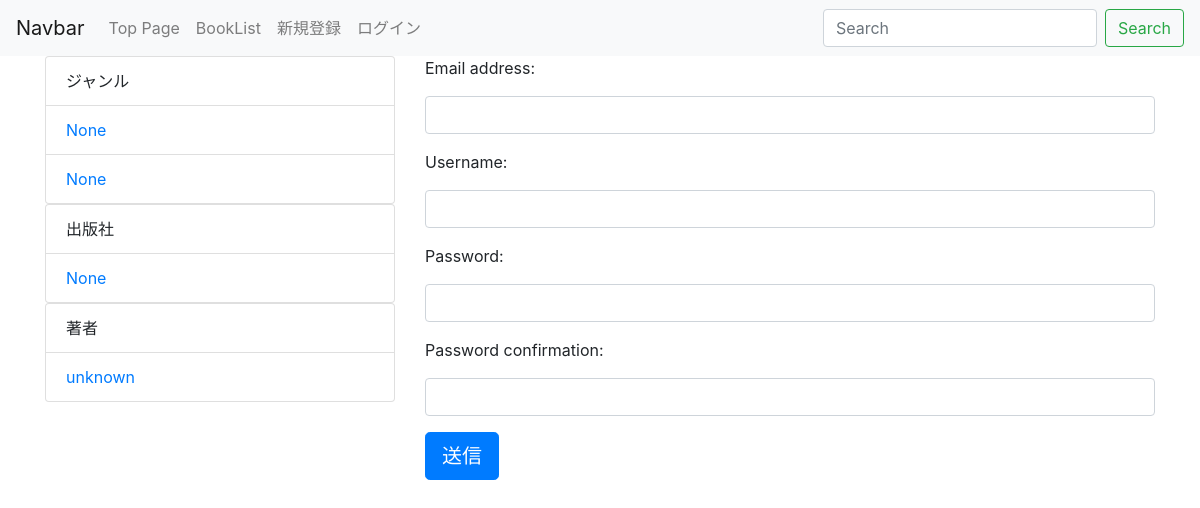
The app's page /accounts/user_create/ with its own data.
### book_summary/models.py (models this page shows)
class BigCategory(models.Model):
    name = models.CharField('カテゴリ名',max_length=100)
    def __str__(self):
        return self.name

class Category(models.Model):
    name = models.CharField('ジャンル名',max_length=100)
    bigcategory = models.ForeignKey(BigCategory,on_delete=models.SET_DEFAULT,default=set_default_bigcategory,verbose_name='カテゴリ名')
    def __str__(self):
        return self.name

class Publisher(models.Model):
    name = models.CharField('出版社名',max_length=50)
    author = models.ForeignKey(Author,on_delete=models.SET_DEFAULT,default=set_default_author)
    def __str__(self):
        return self.name

class Author(models.Model):
    name = models.CharField('著者名',max_length=50)
    def __str__(self):
        return self.name

### accounts/views.py (the view, shortened to what this page needs)
# urls.py: path('user_create/', views.UserCreate.as_view(), name='user_create'),
class UserCreate(generic.CreateView):
    template_name = 'accounts/user_create.html'
    form_class = UserCreateForm

### accounts/forms.py (shortened to what this page needs)
class UserCreateForm(UserCreationForm):
    class Meta:
        model = User
        fields = ('email','name')
    def __init__(self, *args, **kwargs):
        super().__init__(*args, **kwargs)
        for field in self.fields.values():
            field.widget.attrs['class'] = 'form-control'

### book_summary/context_processors.py (called while the page is built)
def common(request):
    context = {
        'bigcategory_list':BigCategory.objects.all(),
        'category_list':Category.objects.all(),
        'publisher_list':Publisher.objects.all(),
        'author_list':Author.objects.all(),
    }
    return context

### accounts/templates/accounts/user_create.html (shortened to what this page needs)
{% extends 'base.html' %}
{% block content %}
<form action="" method="POST">
    {% for field in form %}
    <div class="form-group">
        <label for="{{ field.id_for_label }}">{{ field.label_tag }}</label>
        {{ field }}
    </div>
    {% endfor %}
    <button type="submit" class="btn btn-primary btn-lg">送信</button>
</form>
{% endblock %}

### book_summary/templates/base.html (shortened to what this page needs)
<!doctype html>
<html lang="ja">
  <head>
    <link rel="stylesheet" href="https://maxcdn.bootstrapcdn.com/bootstrap/4.3.1/css/bootstrap.min.css">
  </head>
  <body>
        <nav class="navbar navbar-expand-lg navbar-light bg-light">
                <a class="navbar-brand" href="#">Navbar</a>
                <div class="collapse navbar-collapse" id="navbarSupportedContent">
                  <ul class="navbar-nav mr-auto">
                    <li class="nav-item">
                      <a class="nav-link" href="{% url 'book_summary:index' %}">Top Page <span class="sr-only">(current)</span></a>
                    </li>
                    <li class="nav-item">
                      <a class="nav-link" href="{% url 'book_summary:book_list' %}">BookList</a>
                    </li>
                    {% if user.is_authenticated %}
                    <li class="nav-item">
                      <a class="nav-link" href="{% url 'book_summary:book_add' %}">本の投稿フォーム</a>
                    </li>
                    <li class="nav-item">
                      <a class="nav-link" href="{% url 'accounts:user_detail' user.pk %}">マイページ</a>
                    </li>
                    <li class="nav-item">
                      <a class="nav-link" href="{% url 'accounts:logout' %}">ログアウト</a>
                    </li>
                    {% else %}
                    <li class="nav-item">
                      <a class="nav-link" href="{% url 'accounts:user_create' %}">新規登録</a>
                    </li>
                    <li class="nav-item">
                      <a class="nav-link" href="{% url 'accounts:login' %}">ログイン</a>
                    </li>
                    {% endif %}
                  </ul>
                  <form class="form-inline my-2 my-lg-0" method="GET" action="{% url 'book_summary:book_list' %}">
                    <input class="form-control mr-sm-2" type="text" placeholder="Search" aria-label="Search" name="keyword">
                    <button class="btn btn-outline-success my-2 my-sm-0" type="submit">Search</button>
                  </form>
                </div>
              </nav>
      <div class="container">
        <div class="row">
          <div class="col-md-4">
            <ul class="list-group">
              <li class="list-group-item">ジャンル</li>
              {% for bigcategory in bigcategory_list %}
                <li class="list-group-item"><a href="{% url 'book_summary:bigcategory' bigcategory.pk %}">{{bigcategory}}</a></li>
              {% for category in bigcategory.category_set.all %}
              <li class="list-group-item"><a href="{% url 'book_summary:category' category.pk %}">{{category}}</a></li>
              {% endfor %}
              {% endfor %}
            </ul>
            <ul class="list-group">
              <li class="list-group-item">出版社</li>
              {% for publisher in publisher_list %}
              <li class="list-group-item"><a href="{% url 'book_summary:publisher' publisher.pk %}">{{publisher}}</a></li>
              {% endfor %}
            </ul>
            <ul class="list-group">
              <li class="list-group-item">著者</li>
              {% for author in author_list %}
              <li class="list-group-item"><a href="{% url 'book_summary:author' author.pk %}">{{author}}</a></li>
              {% endfor %}
            </ul>
          </div>
          <div class="col-md-8">
            {% block content %}
            {% endblock %}
          </div>
        </div>
      </div>
  </body>
</html>

### records on screen
BigCategory: name "None"
Category: name "None"
Publisher: name "None"
Author: name "unknown"

### other values on screen
{{ field.label_tag }} "Email address:" "Username:" "Password:" "Password confirmation:"
